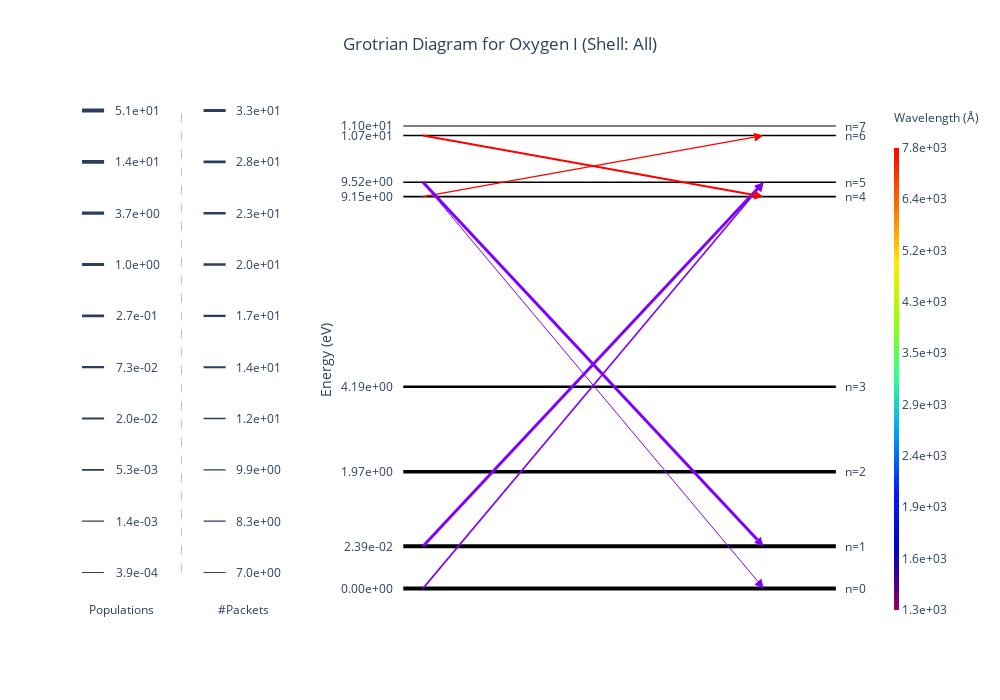

Notebook code cell kept with this figure:
### Code cell
diag = GrotrianWidget.from_simulation(sim)
diag.set_ion(8, 0) # O I
diag.display()

### Figure 1 — Plotly figure (JSON) as saved in the notebook; plotly's stock layout.template omitted (floating-point values rounded to 4 significant figures)
{"data": [{"hovertemplate": "Energy: 0.00e+00 eV<br>Population: 5.08e+01<extra></extra>", "line": {"color": "black", "width": 4.003}, "mode": "lines", "showlegend": false, "type": "scatter", "x": [-0.05, 0.07222, 0.1944, 0.3167, 0.4389, 0.5611, 0.6833, 0.8056, 0.9278, 1.05], "xaxis": "x2", "y": [0, 0, 0, 0, 0, 0, 0, 0, 0, 0], "yaxis": "y2"}, {"hovertemplate": "Energy: 2.39e-02 eV<br>Population: 3.97e+01<extra></extra>", "line": {"color": "black", "width": 3.941}, "mode": "lines", "showlegend": false, "type": "scatter", "x": [-0.05, 0.07222, 0.1944, 0.3167, 0.4389, 0.5611, 0.6833, 0.8056, 0.9278, 1.05], "xaxis": "x2", "y": [0.1, 0.1, 0.1, 0.1, 0.1, 0.1, 0.1, 0.1, 0.1, 0.1], "yaxis": "y2"}, {"hovertemplate": "Energy: 1.97e+00 eV<br>Population: 6.73e+00<extra></extra>", "line": {"color": "black", "width": 3.489}, "mode": "lines", "showlegend": false, "type": "scatter", "x": [-0.05, 0.07222, 0.1944, 0.3167, 0.4389, 0.5611, 0.6833, 0.8056, 0.9278, 1.05], "xaxis": "x2", "y": [0.2772, 0.2772, 0.2772, 0.2772, 0.2772, 0.2772, 0.2772, 0.2772, 0.2772, 0.2772], "yaxis": "y2"}, {"hovertemplate": "Energy: 4.19e+00 eV<br>Population: 1.38e-01<extra></extra>", "line": {"color": "black", "width": 2.499}, "mode": "lines", "showlegend": false, "type": "scatter", "x": [-0.05, 0.07222, 0.1944, 0.3167, 0.4389, 0.5611, 0.6833, 0.8056, 0.9278, 1.05], "xaxis": "x2", "y": [0.4799, 0.4799, 0.4799, 0.4799, 0.4799, 0.4799, 0.4799, 0.4799, 0.4799, 0.4799], "yaxis": "y2"}, {"hovertemplate": "Energy: 9.15e+00 eV<br>Population: 4.25e-03<extra></extra>", "line": {"color": "black", "width": 1.614}, "mode": "lines", "showlegend": false, "type": "scatter", "x": [-0.05, 0.07222, 0.1944, 0.3167, 0.4389, 0.5611, 0.6833, 0.8056, 0.9278, 1.05], "xaxis": "x2", "y": [0.9319, 0.9319, 0.9319, 0.9319, 0.9319, 0.9319, 0.9319, 0.9319, 0.9319, 0.9319], "yaxis": "y2"}, {"hovertemplate": "Energy: 9.52e+00 eV<br>Population: 1.74e-03<extra></extra>", "line": {"color": "black", "width": 1.386}, "mode": "lines", "showlegend": false, "type": "scatter", "x": [-0.05, 0.07222, 0.1944, 0.3167, 0.4389, 0.5611, 0.6833, 0.8056, 0.9278, 1.05], "xaxis": "x2", "y": [0.9662, 0.9662, 0.9662, 0.9662, 0.9662, 0.9662, 0.9662, 0.9662, 0.9662, 0.9662], "yaxis": "y2"}, {"hovertemplate": "Energy: 1.07e+01 eV<br>Population: 2.48e-03<extra></extra>", "line": {"color": "black", "width": 1.477}, "mode": "lines", "showlegend": false, "type": "scatter", "x": [-0.05, 0.07222, 0.1944, 0.3167, 0.4389, 0.5611, 0.6833, 0.8056, 0.9278, 1.05], "xaxis": "x2", "y": [1.077, 1.077, 1.077, 1.077, 1.077, 1.077, 1.077, 1.077, 1.077, 1.077], "yaxis": "y2"}, {"hovertemplate": "Energy: 1.10e+01 eV<br>Population: 3.85e-04<extra></extra>", "line": {"color": "black", "width": 1.003}, "mode": "lines", "showlegend": false, "type": "scatter", "x": [-0.05, 0.07222, 0.1944, 0.3167, 0.4389, 0.5611, 0.6833, 0.8056, 0.9278, 1.05], "xaxis": "x2", "y": [1.1, 1.1, 1.1, 1.1, 1.1, 1.1, 1.1, 1.1, 1.1, 1.1], "yaxis": "y2"}, {"hovertemplate": "Count: 11<br>Wavelength: 1.30e+03 Å<extra></extra>", "line": {"color": "#8000ff", "width": 1.583}, "marker": {"angleref": "previous", "color": "#8000ff", "size": 9, "symbol": "arrow-bar-up"}, "type": "scatter", "x": [0, 0.8665], "xaxis": "x2", "y": [0, 0.9662], "yaxis": "y2"}, {"hovertemplate": "Count: 31<br>Wavelength: 1.31e+03 Å<extra></extra>", "line": {"color": "#8000ff", "width": 2.919}, "marker": {"angleref": "previous", "color": "#8000ff", "size": 9, "symbol": "arrow-bar-up"}, "type": "scatter", "x": [0, 0.8662], "xaxis": "x2", "y": [0.1, 0.9662], "yaxis": "y2"}, {"hovertemplate": "Count: 9<br>Wavelength: 7.78e+03 Å<extra></extra>", "line": {"color": "#ff0000", "width": 1.324}, "marker": {"angleref": "previous", "color": "#ff0000", "size": 9, "symbol": "arrow-bar-up"}, "type": "scatter", "x": [0, 0.8653], "xaxis": "x2", "y": [0.9319, 1.077], "yaxis": "y2"}, {"hovertemplate": "Count: 7<br>Wavelength: 1.30e+03 Å<extra></extra>", "line": {"color": "#8000ff", "width": 1}, "marker": {"angleref": "previous", "color": "#8000ff", "size": 9, "symbol": "arrow-bar-up"}, "type": "scatter", "x": [0, 0.8665], "xaxis": "x2", "y": [0.9662, 0], "yaxis": "y2"}, {"hovertemplate": "Count: 33<br>Wavelength: 1.31e+03 Å<extra></extra>", "line": {"color": "#8000ff", "width": 3}, "marker": {"angleref": "previous", "color": "#8000ff", "size": 9, "symbol": "arrow-bar-up"}, "type": "scatter", "x": [0, 0.8662], "xaxis": "x2", "y": [0.9662, 0.1], "yaxis": "y2"}, {"hovertemplate": "Count: 17<br>Wavelength: 7.78e+03 Å<extra></extra>", "line": {"color": "#ff0000", "width": 2.144}, "marker": {"angleref": "previous", "color": "#ff0000", "size": 9, "symbol": "arrow-bar-up"}, "type": "scatter", "x": [0, 0.8653], "xaxis": "x2", "y": [1.077, 0.9319], "yaxis": "y2"}, {"hoverinfo": "none", "marker": {"cmax": 8.959, "cmin": 7.172, "colorbar": {"outlinewidth": 0, "thickness": 5, "ticktext": ["1.3e+03", "1.6e+03", "1.9e+03", "2.4e+03", "2.9e+03", "3.5e+03", "4.3e+03", "5.2e+03", "6.4e+03", "7.8e+03"], "tickvals": [7.172, 7.37, 7.569, 7.767, 7.966, 8.165, 8.363, 8.562, 8.76, 8.959], "title": {"font": {"size": 12}, "text": "Wavelength (Å)<br>&nbsp;"}}, "colorscale": [[0, "rgb(150,0,90)"], [0.125, "rgb(0,0,200)"], [0.25, "rgb(0,25,255)"], [0.375, "rgb(0,152,255)"], [0.5, "rgb(44,255,150)"], [0.625, "rgb(151,255,0)"], [0.75, "rgb(255,234,0)"], [0.875, "rgb(255,111,0)"], [1, "rgb(255,0,0)"]], "showscale": true}, "mode": "markers", "type": "scatter", "x": [null], "xaxis": "x2", "y": [null], "yaxis": "y2"}], "layout": {"annotations": [{"showarrow": false, "text": "n=0", "x": 1.1, "xref": "x2", "y": 0, "yref": "y2"}, {"showarrow": false, "text": "n=1", "x": 1.1, "xref": "x2", "y": 0.1, "yref": "y2"}, {"showarrow": false, "text": "n=2", "x": 1.1, "xref": "x2", "y": 0.2772, "yref": "y2"}, {"showarrow": false, "text": "n=3", "x": 1.1, "xref": "x2", "y": 0.4799, "yref": "y2"}, {"showarrow": false, "text": "n=4", "x": 1.1, "xref": "x2", "y": 0.9319, "yref": "y2"}, {"showarrow": false, "text": "n=5", "x": 1.1, "xref": "x2", "y": 0.9662, "yref": "y2"}, {"showarrow": false, "text": "n=6", "x": 1.1, "xref": "x2", "y": 1.077, "yref": "y2"}, {"showarrow": false, "text": "n=7", "x": 1.1, "xref": "x2", "y": 1.1, "yref": "y2"}, {"showarrow": false, "text": "3.9e-04", "x": 0.35, "xref": "x", "y": 0, "yref": "y"}, {"showarrow": false, "text": "1.4e-03", "x": 0.35, "xref": "x", "y": 0.1111, "yref": "y"}, {"showarrow": false, "text": "5.3e-03", "x": 0.35, "xref": "x", "y": 0.2222, "yref": "y"}, {"showarrow": false, "text": "2.0e-02", "x": 0.35, "xref": "x", "y": 0.3333, "yref": "y"}, {"showarrow": false, "text": "7.3e-02", "x": 0.35, "xref": "x", "y": 0.4444, "yref": "y"}, {"showarrow": false, "text": "2.7e-01", "x": 0.35, "xref": "x", "y": 0.5556, "yref": "y"}, {"showarrow": false, "text": "1.0e+00", "x": 0.35, "xref": "x", "y": 0.6667, "yref": "y"}, {"showarrow": false, "text": "3.7e+00", "x": 0.35, "xref": "x", "y": 0.7778, "yref": "y"}, {"showarrow": false, "text": "1.4e+01", "x": 0.35, "xref": "x", "y": 0.8889, "yref": "y"}, {"showarrow": false, "text": "5.1e+01", "x": 0.35, "xref": "x", "y": 1, "yref": "y"}, {"showarrow": false, "text": "Populations", "x": 0.28, "xref": "x", "y": -0.08, "yref": "y"}, {"showarrow": false, "text": "7.0e+00", "x": 0.9, "xref": "x", "y": 0, "yref": "y"}, {"showarrow": false, "text": "8.3e+00", "x": 0.9, "xref": "x", "y": 0.1111, "yref": "y"}, {"showarrow": false, "text": "9.9e+00", "x": 0.9, "xref": "x", "y": 0.2222, "yref": "y"}, {"showarrow": false, "text": "1.2e+01", "x": 0.9, "xref": "x", "y": 0.3333, "yref": "y"}, {"showarrow": false, "text": "1.4e+01", "x": 0.9, "xref": "x", "y": 0.4444, "yref": "y"}, {"showarrow": false, "text": "1.7e+01", "x": 0.9, "xref": "x", "y": 0.5556, "yref": "y"}, {"showarrow": false, "text": "2.0e+01", "x": 0.9, "xref": "x", "y": 0.6667, "yref": "y"}, {"showarrow": false, "text": "2.3e+01", "x": 0.9, "xref": "x", "y": 0.7778, "yref": "y"}, {"showarrow": false, "text": "2.8e+01", "x": 0.9, "xref": "x", "y": 0.8889, "yref": "y"}, {"showarrow": false, "text": "3.3e+01", "x": 0.9, "xref": "x", "y": 1, "yref": "y"}, {"showarrow": false, "text": "#Packets", "x": 0.83, "xref": "x", "y": -0.08, "yref": "y"}], "autosize": false, "height": 700, "plot_bgcolor": "white", "shapes": [{"line": {"width": 1.003}, "type": "line", "x0": 0.1, "x1": 0.2, "xref": "x", "y0": 0, "y1": 0, "yref": "y"}, {"line": {"width": 1.336}, "type": "line", "x0": 0.1, "x1": 0.2, "xref": "x", "y0": 0.1111, "y1": 0.1111, "yref": "y"}, {"line": {"width": 1.67}, "type": "line", "x0": 0.1, "x1": 0.2, "xref": "x", "y0": 0.2222, "y1": 0.2222, "yref": "y"}, {"line": {"width": 2.003}, "type": "line", "x0": 0.1, "x1": 0.2, "xref": "x", "y0": 0.3333, "y1": 0.3333, "yref": "y"}, {"line": {"width": 2.336}, "type": "line", "x0": 0.1, "x1": 0.2, "xref": "x", "y0": 0.4444, "y1": 0.4444, "yref": "y"}, {"line": {"width": 2.67}, "type": "line", "x0": 0.1, "x1": 0.2, "xref": "x", "y0": 0.5556, "y1": 0.5556, "yref": "y"}, {"line": {"width": 3.003}, "type": "line", "x0": 0.1, "x1": 0.2, "xref": "x", "y0": 0.6667, "y1": 0.6667, "yref": "y"}, {"line": {"width": 3.336}, "type": "line", "x0": 0.1, "x1": 0.2, "xref": "x", "y0": 0.7778, "y1": 0.7778, "yref": "y"}, {"line": {"width": 3.67}, "type": "line", "x0": 0.1, "x1": 0.2, "xref": "x", "y0": 0.8889, "y1": 0.8889, "yref": "y"}, {"line": {"width": 4.003}, "type": "line", "x0": 0.1, "x1": 0.2, "xref": "x", "y0": 1, "y1": 1, "yref": "y"}, {"line": {"color": "grey", "dash": "dash", "width": 0.5}, "type": "line", "x0": 0.55, "x1": 0.55, "xref": "x", "y0": 0, "y1": 1, "yref": "y"}, {"line": {"width": 1}, "type": "line", "x0": 0.65, "x1": 0.75, "xref": "x", "y0": 0, "y1": 0, "yref": "y"}, {"line": {"width": 1.222}, "type": "line", "x0": 0.65, "x1": 0.75, "xref": "x", "y0": 0.1111, "y1": 0.1111, "yref": "y"}, {"line": {"width": 1.444}, "type": "line", "x0": 0.65, "x1": 0.75, "xref": "x", "y0": 0.2222, "y1": 0.2222, "yref": "y"}, {"line": {"width": 1.667}, "type": "line", "x0": 0.65, "x1": 0.75, "xref": "x", "y0": 0.3333, "y1": 0.3333, "yref": "y"}, {"line": {"width": 1.889}, "type": "line", "x0": 0.65, "x1": 0.75, "xref": "x", "y0": 0.4444, "y1": 0.4444, "yref": "y"}, {"line": {"width": 2.111}, "type": "line", "x0": 0.65, "x1": 0.75, "xref": "x", "y0": 0.5556, "y1": 0.5556, "yref": "y"}, {"line": {"width": 2.333}, "type": "line", "x0": 0.65, "x1": 0.75, "xref": "x", "y0": 0.6667, "y1": 0.6667, "yref": "y"}, {"line": {"width": 2.556}, "type": "line", "x0": 0.65, "x1": 0.75, "xref": "x", "y0": 0.7778, "y1": 0.7778, "yref": "y"}, {"line": {"width": 2.778}, "type": "line", "x0": 0.65, "x1": 0.75, "xref": "x", "y0": 0.8889, "y1": 0.8889, "yref": "y"}, {"line": {"width": 3}, "type": "line", "x0": 0.65, "x1": 0.75, "xref": "x", "y0": 1, "y1": 1, "yref": "y"}], "showlegend": false, "title": {"text": "Grotrian Diagram for Oxygen I (Shell: All)", "x": 0.5}, "width": 1000, "xaxis": {"anchor": "y", "domain": [0, 0.258], "fixedrange": true, "showticklabels": false}, "xaxis2": {"anchor": "y2", "domain": [0.398, 1], "fixedrange": true, "showticklabels": false}, "yaxis": {"anchor": "x", "domain": [0, 1], "fixedrange": true, "showticklabels": false}, "yaxis2": {"anchor": "x2", "domain": [0, 1], "fixedrange": true, "range": [0, null], "tickmode": "array", "ticktext": ["0.00e+00", "2.39e-02", "1.97e+00", "4.19e+00", "9.15e+00", "9.52e+00", "1.07e+01", "1.10e+01"], "tickvals": [0, 0.1, 0.2772, 0.4799, 0.9319, 0.9662, 1.077, 1.1], "title": {"standoff": 5, "text": "Energy (eV)"}}}}
